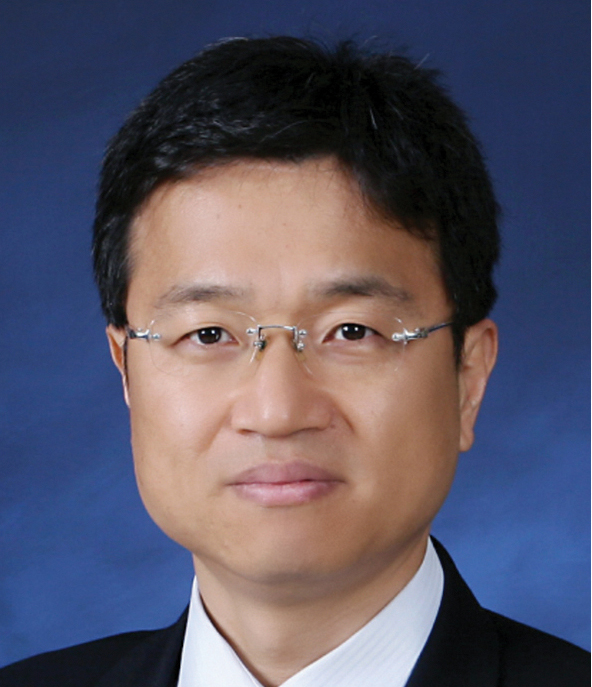
#> input picture src/img/Prof_Seo.jpg, 592 x 687 px, given in place of the camera
$ python test_face_detection.py
#> lines starting #> are read from the running program, lines starting #| are printed output that depends on the picture; after the words box and inside, x2 and y2 are one past the last pixel; in counts of white or black regions, pixels touching at a corner belong together
import cv2
import numpy as np
import time

capture = cv2.VideoCapture(0)
face_cascade = cv2.CascadeClassifier('../haar/haarcascade_frontalface_alt2.xml')
is_detected = 0
count = 0

while True:
    start = time.time()

    ret, frame = capture.read()
#> frame is the input picture: shape (687, 592, 3); mean B, G, R 101.3, 85, 88.8
    if not ret: break
    gray = frame
    gray = cv2.flip(gray, 1)
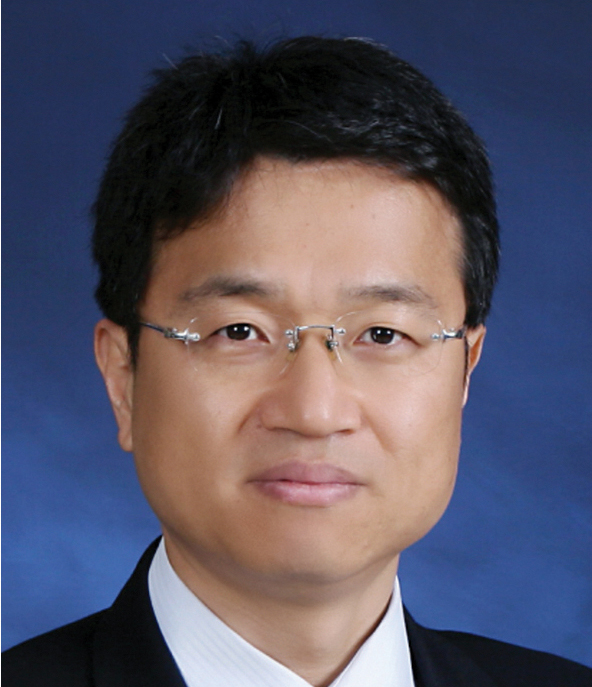
#> gray: shape (687, 592, 3); mean B, G, R 101.3, 85, 88.8
    gray = cv2.cvtColor(frame, cv2.COLOR_BGR2GRAY)
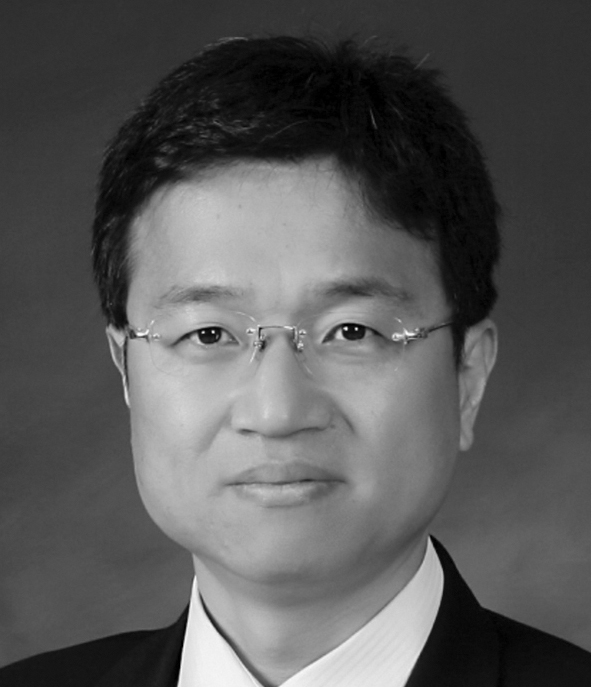
#> gray: shape (687, 592); min 0, max 255, mean 88
    gray = cv2.resize(gray, dsize=(400, 300), interpolation=cv2.INTER_AREA)
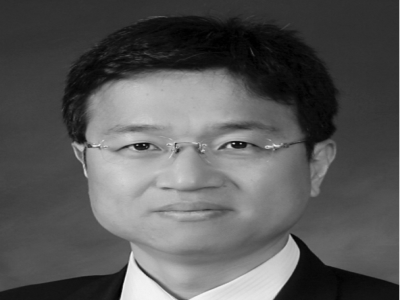
#> gray: shape (300, 400); min 0, max 244, mean 88


    # if count % 3 == 0:

    # elif count % 3 == 1:

    # elif count % 3 == 2:

    faces = face_cascade.detectMultiScale(gray, 1.3, 5)
#> faces = [[86, 63, 205, 205]]
    # faces = face_cascade.detectMultiScale(gray, 1.3, 5)
    # faces = face_cascade.detectMultiScale(gray, 1.3, 5)
    # faces = []

    # 아니면 이것처럼 그냥 해상도를 낮추는 것도 한가지 방법

    height, width = gray.shape
#> height = 300; width = 400
    matrix_l = cv2.getRotationMatrix2D((width/2, height/2), 30, 1)
    gray_l = cv2.warpAffine(gray, matrix_l, (width, height))
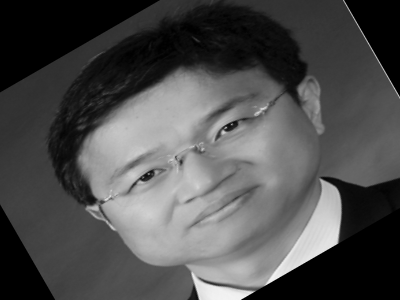
#> gray_l: shape (300, 400); min 0, max 242, mean 78
    matrix_r = cv2.getRotationMatrix2D((width/2, height/2), -30, 1)
    gray_r = cv2.warpAffine(gray, matrix_r, (width, height))
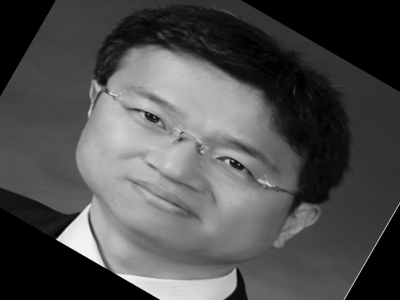
#> gray_r: shape (300, 400); min 0, max 244, mean 78.2
    faces_l = face_cascade.detectMultiScale(gray_l, 1.3, 5)
#> faces_l = ()
    faces_r = face_cascade.detectMultiScale(gray_r, 1.3, 5)
#> faces_r = ()
    # 연산이 3배니까 연산 속도가 3배로 줄어든다
    # 정방향에서 인식이 안될 경우에만 오른쪽, 그 다음 왼쪽 계산하도록 하면 어떨까
    # 아니면 멀티 프로세싱?
    # 아니면 랜덤하게 1/3 확률로 검출?
    # 또는 3번 나눠서 계산? 매 카운트마다 돌아가면서, 이러면 위치 정보는 0.1초마다 들어오지만, 프레임 자체는 매 카운트마다 저장된다.
    # 3번 카운트동안 모두 검출이 안되면 is_detected 를 0, 한번이라도 검출이 되면 1 을 유지
    # location 값도 초기화 안함


    if len(faces)>1:
        face_list = []
        for face in faces:
            face_list.append(face[2])
        faces = np.array([faces[np.argmax(np.array(face_list))]])

    if len(faces)==1:
        is_detected = 1
        [x, y, w, h] = faces[0]
#> x = 86; y = 63; w = 205; h = 205
        face_locations = np.array([[y, x+w, y+h, x]])
#> face_locations = [[63, 291, 268, 86]]

        (top, right, bottom, left) = (y, x+w, y+h, x)
#> top = 63; right = 291; bottom = 268; left = 86
        print(top, right, bottom, left)
#| 63 291 268 86
        cv2.rectangle(gray, (left, top), (right, bottom), (0,0,255), 2)
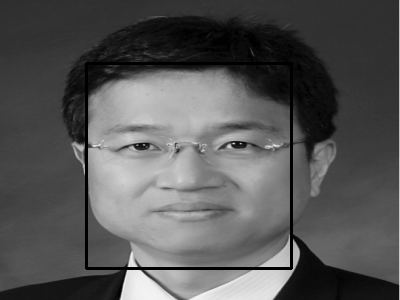
#> gray: shape (300, 400); 2.05% of pixels changed, all inside (x1, y1, x2, y2) = (85, 62, 293, 270)

    else:
        is_detected = 0

    cv2.imshow("frame", gray)
    if cv2.waitKey(1) == ord('q'): break
#> (key q is pressed here)

    print("process time: ", time.time()-start)

    # print(is_detected)

capture.release()
cv2.destroyAllWindows()
